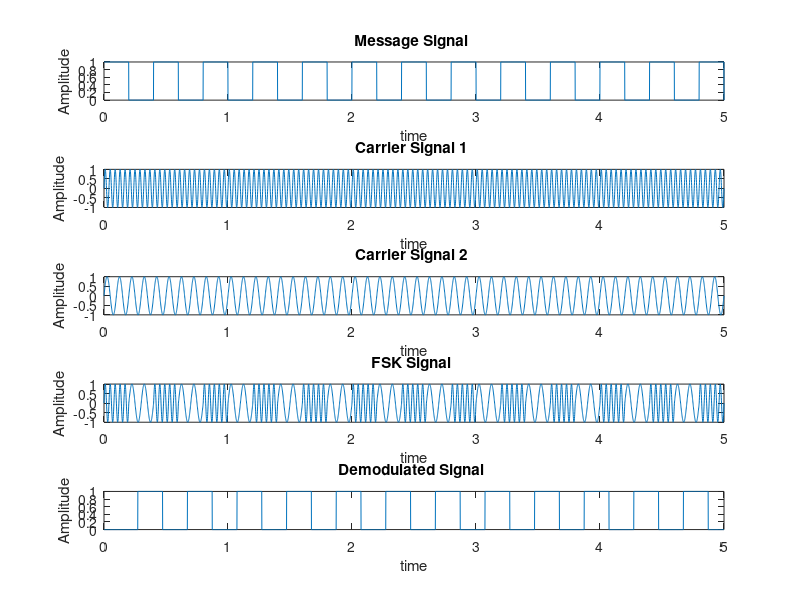

Write MATLAB code to recreate this figure.
clc;
close all;
fm=2.5;
fc1=25;
fc2= 10;
fs=1000;
t=0:1/fs:5;
m=0.5*square(2*pi*fm*t)+ 0.5;
c1= sin(2*pi*fc1*t);
c2= sin(2*pi*fc2*t);
for i=1:length(m)
    if (m(i)==1)
        mod(i)= c1(i);
    else
        mod(i)= c2(i);
    end
end
[b1,a1]= butter(5, 2*pi*fm/fs, 'low');
[b2,a2]= butter(5, 2*pi*fm/fs, 'low');
z1= mod.*c1;
z2= mod.*c2;
z3= filter(b1, a1, z1);
z4= filter(b2, a2, z2);
z5= z4-z3;
for i=1:length(z5)
    if(z5(i)>=0.01)
        z5(i)=1;
    else
        z5(i)=0;
    end
end

subplot(5,1,1);
plot(t,m),xlabel('time'),ylabel('Amplitude'),title('Message Signal ');
subplot(5,1,2);
plot(t,c1),xlabel('time'),ylabel('Amplitude'),title('Carrier Signal 1 ');
subplot(5,1,3);
plot(t,c2),xlabel('time'),ylabel('Amplitude'),title('Carrier Signal 2 ');
subplot(5,1,4);
plot(t,mod),xlabel('time'),ylabel('Amplitude'),title('FSK Signal ');
subplot(5,1,5);
plot(t,z5),xlabel('time'),ylabel('Amplitude'),title('Demodulated Signal ');
